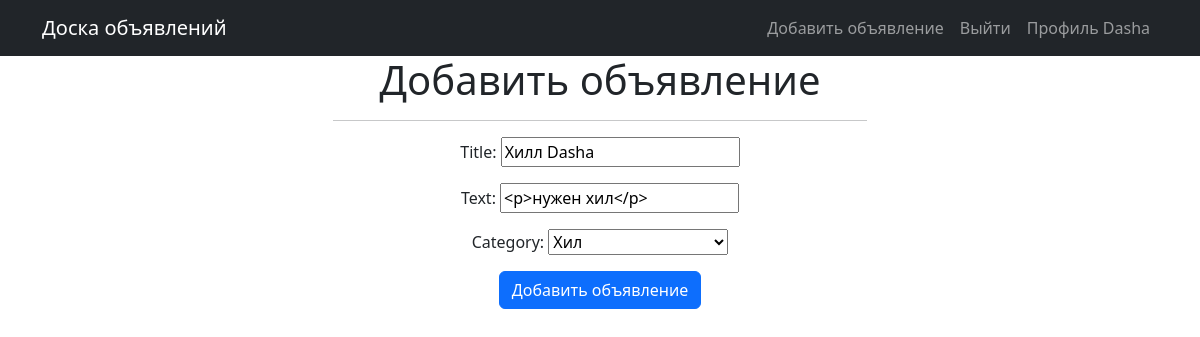
Screenshot of /posts/post/create/5 (signed in) with the database file from the repository.
### message_board/models.py (models this page shows, shortened)
class User(AbstractUser):
    code = models.CharField(max_length=15, blank=True, null=True)

class Post(models.Model):
    post_author = models.ForeignKey(User, on_delete=models.CASCADE)
    title = models.CharField(max_length=255)
    text = RichTextUploadingField()
    date = models.DateTimeField(auto_now_add=True)
    category = models.ForeignKey(Category, on_delete=models.CASCADE)

### message_board/views.py (the view)
# urls.py: path('post/create/<int:pk>', PostUpdate.as_view(), name='post_update'),
class PostUpdate(UpdateView):
    form_class = PostForm
    template_name = 'post_create.html'
    def get_object(self, **kwargs):
        id = self.kwargs.get('pk')
        return Post.objects.get(pk=id)

### message_board/forms.py
class PostForm(ModelForm):
    class Meta:
        model = Post
        fields = [
            'title',
            'text',
            'category',
        ]
        widgets = {
            'text': CKEditorUploadingWidget(), #поле для загрузки файлов при помощи ckeditor
        }

### message_board/models.py (called while the page is built)
    def __str__(self):
        return self.name.title()

### templates/post_create.html (shortened to what this page needs)
{% extends 'flatpages/default.html' %}
{% block content %}
<div class="container">
    <div class="row justify-content-center">
        <div class="col-md-6 text-center">
            <h1>Добавить объявление</h1>
            <hr>
            <form action="" method="post">
                {{ form.as_p }}
                <input type="submit" class="btn btn-primary" value="Добавить объявление" />
            </form>
        </div>
    </div>
</div>
 {% endblock content %}

### templates/flatpages/default.html (shortened to what this page needs)
<!DOCTYPE html>
<html lang="en">
    <head>
        {% load static %}
        <link href="{% static 'css/styles.css' %}" rel="stylesheet" />
    </head>
    <body>
        <nav class="navbar navbar-expand-lg navbar-dark bg-dark">
            <div class="container">
                <a class="navbar-brand" href="{% url 'posts_list' %}">Доска объявлений</a>
                <div class="collapse navbar-collapse" id="navbarSupportedContent">
                    <ul class="navbar-nav ms-auto mb-2 mb-lg-0">
                        {% if user.is_authenticated %}
                            <li class="nav-item"><a class="nav-link" href="{% url 'post_create' %}">Добавить объявление</a></li>
                            <li class="nav-item"><a class="nav-link" href="{% url 'logout' %}">Выйти</a></li>
                            <a class="nav-link" id="navbarDropdown" href="{% url 'profile' %}" role="button" data-bs-toggle="dropdown" aria-expanded="false">Профиль {{ request.user.username }}</a>
                        {% else %}
                            <li class="nav-item"><a class="nav-link" href="{% url 'profile' %}">Войти</a></li>
                        {% endif %}
                    </ul>
                </div>
            </div>
        </nav>
        <div class="container">
            <div class="row">
                <div class="col-lg-12 ">
                    {% block content %}{% endblock content %}
                </div>
            </div>
        </div>
    </body>
</html>

### rows the page displays
User: user.username "Dasha"
Post: title "Хилл Dasha", text "<p>нужен хил</p>", category "Хил"
